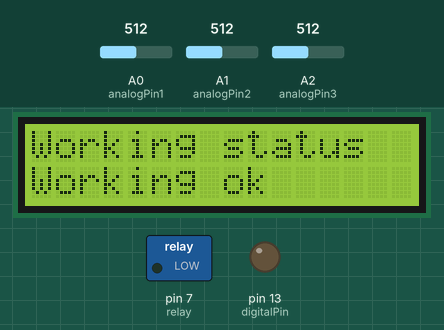
This sketch was run on a simulated Arduino Uno, built with avr-gcc and run on an emulated ATmega328P. Shown: 16×2 character LCD, switched loads named in the sketch (green lamp = pin HIGH), output pins drawn as LEDs (lit = HIGH). The test bench sets the inputs (shaded band); at power-on: A0 (analogPin1) = 512, A2 (analogPin3) = 512, A1 (analogPin2) = 512. What the sketch prints to the serial monitor is not drawn.

Above: at 1.2 s.
1.3 s: A0 (analogPin1) set to 716
At 2.7 s:
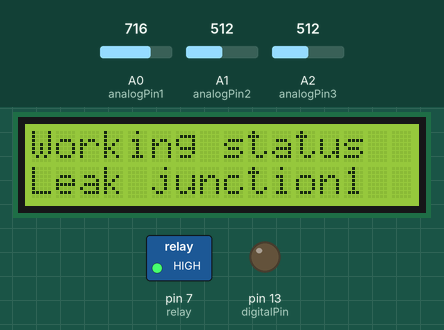
3.0 s: A2 (analogPin3) set to 716
At 3.5 s:
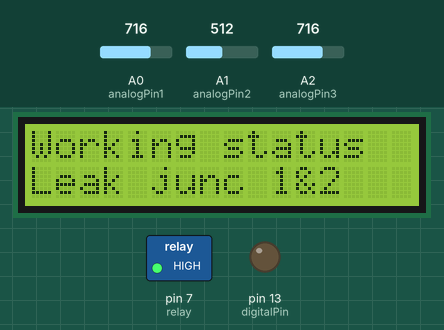
4.6 s: A1 (analogPin2) set to 716
At 5.3 s:
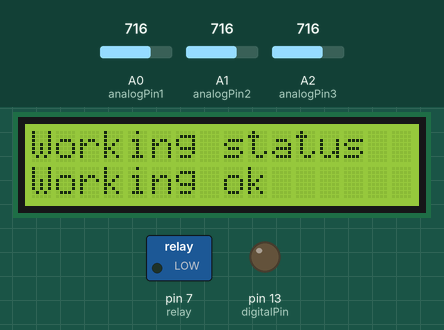
6.1 s: A2 (analogPin3) set to 900
At 7.1 s:
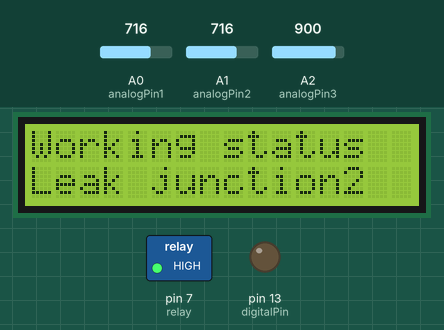
7.6 s: A0 (analogPin1) set to 900
At 8.9 s:
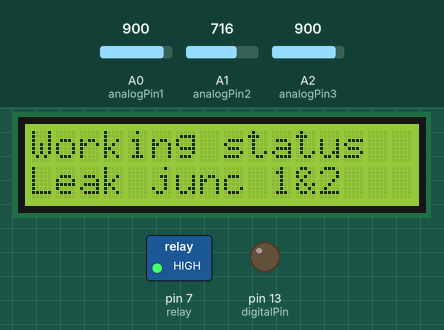
Timing chart, 0 to 10.1 s (numbered marks = the images above; inputs shaded):
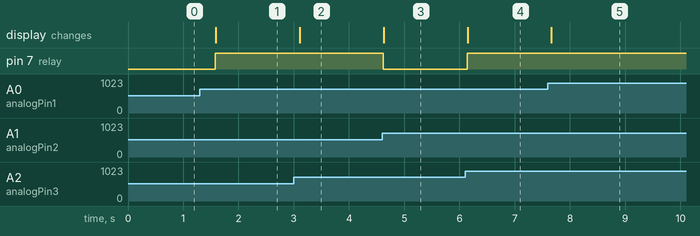

The sketch:

TinkerCad.ino
```cpp
#include <LiquidCrystal.h>

int analogPin1 = A0;
int analogPin2 = A1;
int analogPin3 = A2;
int digitalPin = 13;
int relay = 7;

int val1 = 0;
int val2 = 0;
int val3 = 0;
int junc1 = 0;
int junc2 = 0;
LiquidCrystal lcd(12, 11, 5, 4, 3, 2);

void setup()
{
    lcd.begin(16, 2);
    lcd.print("Working Status");
    pinMode(relay, OUTPUT);
    pinMode(digitalPin, OUTPUT);
    pinMode(analogPin1, INPUT);
    pinMode(analogPin2, INPUT);
    pinMode(analogPin3, INPUT);
    // digitalWrite(relay, HIGH);
    Serial.begin(9600); //  setup serial
}

void loop()
{
    val1 = analogRead(analogPin1);
    val2 = analogRead(analogPin2);
    val3 = analogRead(analogPin3);

    if (val1 != val2)
    {
        junc1 = 1;
    }

    if (val2 != val3)
    {
        junc2 = 1;
    }

    if (val1 == val2 && val2 == val3)
    {
        junc1 = 0;
        junc2 = 0;
    }

    if (junc1 == 1 && junc2 == 1)
    {
        digitalWrite(relay, HIGH);
        lcd.clear();
        lcd.print("Working status");
        lcd.setCursor(0, 1);
        lcd.print("Leak junc 1&2");
        Serial.write("Leak junc 1&2");
        Serial.println(" ");
    }

    else if (junc1 == 1 && junc2 == 0)
    {
        digitalWrite(relay, HIGH);
        lcd.clear();
        lcd.print("Working status");
        lcd.setCursor(0, 1);
        lcd.print("Leak junction1");
        Serial.write("Leak in junction1");
        Serial.println(" ");
    }

    else if (junc2 == 1 && junc1 == 0)
    {
        digitalWrite(relay, HIGH);
        lcd.clear();
        lcd.print("Working status");
        lcd.setCursor(0, 1);
        lcd.print("Leak junction2");
        Serial.write("Leak in junction2");
        Serial.println(" ");
    }

    else
    {
        digitalWrite(relay, LOW);
        lcd.clear();
        lcd.print("Working status");
        lcd.setCursor(0, 1);
        lcd.print("Working ok");
        Serial.write("Working ok");
        Serial.println(" ");
    }
    junc1 = 0;
    junc2 = 0;
    delay(500);
}
```

Measured:
- after the input at 1.3 s, pin 7 (relay): LOW → HIGH after 0.28 s; the display: changes after 0.29 s (image 1)
- after the input at 3.0 s, the display: changes after 0.11 s (image 2)
- after the input at 4.6 s, pin 7 (relay): HIGH → LOW at once; the display: changes at once (image 3)
- after the input at 6.1 s, pin 7 (relay): LOW → HIGH at once; the display: changes after 0.05 s (image 4)
- after the input at 7.6 s, the display: changes after 0.06 s (image 5)
